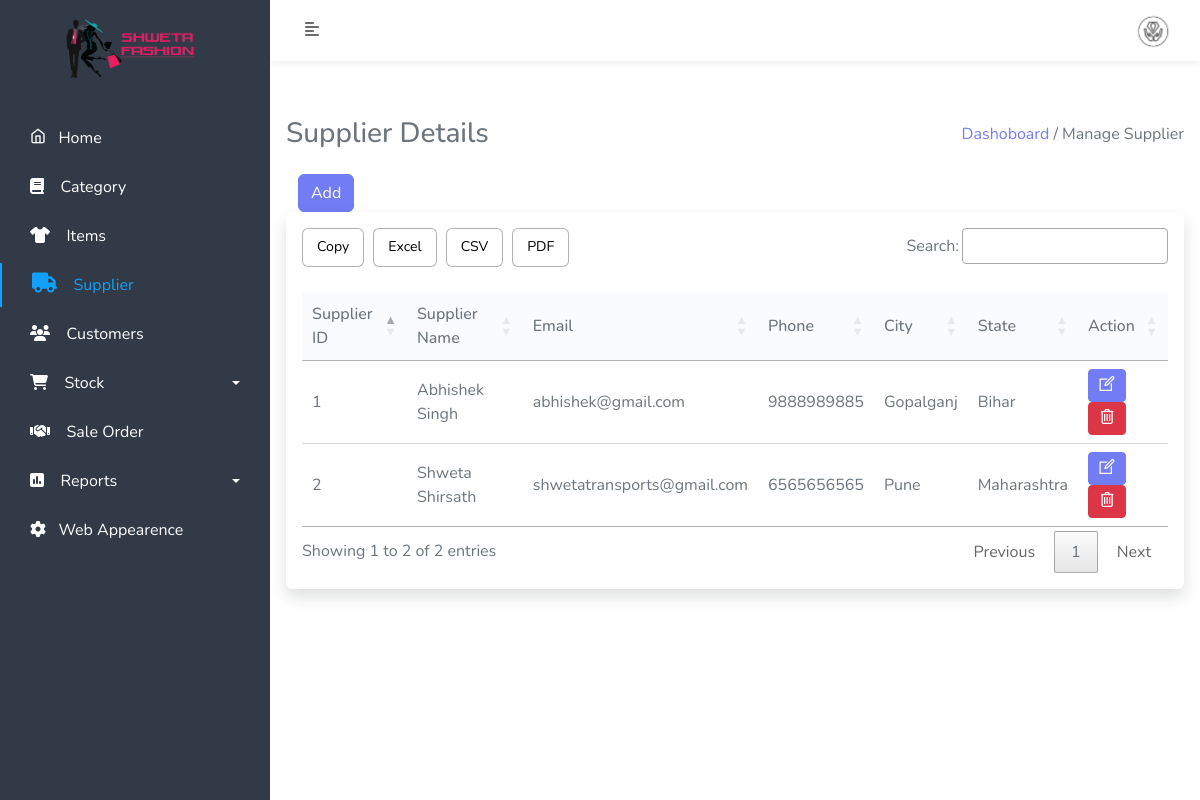
/admin/supplier.php (signed in), run on the app's committed database.
### tables this page shows
CREATE TABLE `manage_website` (
  `id` int(11) NOT NULL,
  `title` varchar(500) NOT NULL,
  `short_title` varchar(500) NOT NULL,
  `footer` text NOT NULL,
  `currency_symbol` text NOT NULL,
  `login_logo` text NOT NULL,
  `website_logo` varchar(500) NOT NULL,
  `background_login_image` text NOT NULL,
  `pay_qrcode` text NOT NULL,
  `terms` longtext NOT NULL,
  `status` int(11) NOT NULL
);

CREATE TABLE `supplier` (
  `sup_id` int(11) NOT NULL,
  `sup_fname` varchar(50) NOT NULL,
  `sup_lname` varchar(50) NOT NULL,
  `sup_email` varchar(50) NOT NULL,
  `sup_mobile` bigint(11) NOT NULL,
  `sup_add` varchar(500) NOT NULL,
  `sup_city` varchar(11) NOT NULL,
  `sup_state` varchar(11) NOT NULL,
  `delete_status` tinyint(2) NOT NULL
);

### admin/supplier.php (the view, shortened to what this page needs)
<?php include('include/sidebar.php'); ?>
<?php include('include/header.php'); ?>
<div class="content-body mb-5 p-3">
    <div class="row">
        <div class="col-md-12">
            <div class="heading mb-4 d-flex align-items-center justify-content-between">
                <h3 class="mb-0">Supplier Details </h3>
                <p class="m-0"><a href="dashboard.php" class="text-primary">Dashoboard </a> <span class="disable">/ Manage Supplier </span></p>
            </div>
        </div>
    </div>
    <section>
        <div class="container">
            <button type="submit" class="btn btn-primary" data-bs-toggle="modal" data-bs-target="#exampleModal">Add</button>
        </div>
    </section>
    <div class="row">
        <div class="col-md-12">
            <div class="card border-0 shadow">
                <div class="card-body">
                    <div class="table-responsive">
                        <table id="example" class="display table-bordered" style="width:100%">
                            <thead>
                                <tr>
                                    <th>Supplier ID</th>
                                    <th>Supplier Name</th>
                                    <th>Email</th>
                                    <th>Phone</th>
                                    <th>City</th>
                                    <th>State</th>
                                    <th>Action</th>
                                </tr>
                            </thead>
                            <tbody>
                                <?php
                                $cnt = 1;
                                $stmt = $db->prepare("select * from supplier where delete_status=0");
                                $stmt->execute();
                                $record = $stmt->fetchAll();
                                foreach ($record as $row) { ?>
                                    <tr>
                                        <td><?php echo $cnt; ?></td>
                                        <td><?php echo $row['sup_fname'] . ' ' . $row['sup_lname']; ?></td>
                                        <td><?php echo $row['sup_email']; ?></td>
                                        <td><?php echo $row['sup_mobile']; ?></td>
                                        <td><?php echo $row['sup_city']; ?></td>
                                        <td><?php echo $row['sup_state']; ?></td>
                                        <td>
                                            <a href="edit-suplier.php?supid=<?php echo $row['sup_id']; ?>" class="btn btn-primary btn-sm "><i class="icon-line-awesome-edit fs-5"></i></a>
                                            <a href="app/sup-crud.php?delid=<?php echo $row['sup_id']; ?>" class="btn btn-danger btn-sm " onclick="return confirm('Do you really want to Delete ?');"><i class="icon-line-awesome-trash-o fs-5"></i></a>
                                        </td>
                                    </tr>
                                <?php
                                    $cnt = $cnt + 1;
                                }  ?>
                            </tbody>
                        </table>
                    </div>
                </div>
            </div>
        </div>
    </div>
</div>
<?php include('include/footer.php'); ?>

### admin/include/sidebar.php (shortened to what this page needs)
<?php include('../assets/constant/config.php'); ?>
<!doctype html>
<html lang="en">
<head>
    <?php
    $stmt = $db->prepare("SELECT * from manage_website");
    $stmt->execute();
    $result = $stmt->fetchAll();
    foreach ($result as $key) {
    ?>
        <link href="../assets/css/bootstrap.min.css" rel="stylesheet">
        <link href="../assets/css/style.css" rel="stylesheet">
        <link href="../assets/css/select2.css" rel="stylesheet">
        <link href="../assets/css/responsive.css" rel="stylesheet">
        <link href="../assets/css/icons.css" rel="stylesheet">
        <link rel="stylesheet" href="https://cdnjs.cloudflare.com/ajax/libs/font-awesome/6.2.1/css/all.min.css" />
        <link href="../assets/css/datatables/jquery.dataTables.min.css" rel="stylesheet">
        <link href="../assets/css/datatables/buttons.dataTables.min.css" rel="stylesheet">
        <link rel="stylesheet" href="https://cdnjs.cloudflare.com/ajax/libs/font-awesome/6.3.0/css/solid.min.css" />
        <link href="https://cdn.jsdelivr.net/npm/select2@4.1.0-rc.0/dist/css/select2.min.css" rel="stylesheet" />
</head>
<body>
    <div class="wrapper">
        <nav id="sidebar">
            <div class="position">
                <div class="sidebar-header">
                    <a href="dashboard.php"><img src="../assets/img/<?php echo $key['login_logo'] ?>" width="150px"></a>
                </div>
            <?php } ?>
            <ul class="list-unstyled components" id="menu">
                <li class="s-item">
                    <a href="dashboard.php"><i class="icon-feather-home"></i>&nbsp;&nbsp;&nbsp;Home</a>
                </li>
                <li class="s-item">
                    <a href="category.php"><i class="fa fa-book"></i>&nbsp;&nbsp;&nbsp; Category</a>
                </li>
                <li class="s-item">
                    <a href="product.php"><i class="fa-solid fa-shirt"></i>&nbsp;&nbsp;&nbsp; Items</a>
                </li>
                <li class="s-item">
                    <a href="supplier.php"><i class="fa-solid fa-truck"></i>&nbsp;&nbsp;&nbsp; Supplier</a>
                </li>
                <li class="s-item">
                    <a href="customer.php"><i class="nav-icon fas fa-users"></i>&nbsp;&nbsp;&nbsp; Customers</a>
                </li>
                <li class="s-item">
                    <a href="#pageReports2" data-bs-toggle="collapse" aria-bs-expanded="false" class="dropdown-toggle"><i class='fas fa-shopping-cart'></i>&nbsp;&nbsp;&nbsp; Stock</a>
                </li>
                <li class="s-item">
                    <a href="sale-order.php" aria-bs-expanded="false"><i class='fas fa-handshake'></i>&nbsp;&nbsp;&nbsp; Sale Order</a>
                </li>
                <li class="s-item">
                    <a href="#pageReports" data-bs-toggle="collapse" aria-bs-expanded="false" class="dropdown-toggle"><i class="fa-sharp fa-solid fa-square-poll-vertical"></i>&nbsp;&nbsp;&nbsp; Reports</a>
                </li>
                <li class="s-item">
                    <a href="manage_website.php"><i class="fa fa-cog"></i>&nbsp;&nbsp;&nbsp;Web Appearence</a>
                </li>
            </ul>
            </div>
        </nav>

### admin/include/header.php (shortened to what this page needs)
<?php include('../assets/constant/config.php');?>
<?php
$stmt = $db->prepare("SELECT admin_photo,admin_email , admin_fname, admin_lname from admin ");
$stmt->execute();
$record = $stmt->fetchAll();
foreach ($record as $key) {
?>
    <div id="content">
        <nav class="navbar navbar-expand-lg navbar-light ">
            <div class="container-fluid">
                <button type="button" id="sidebarCollapse" class="btn text-sidebar bg-turbo-yellow">
                    <i class="fas fa-align-left"></i>
                </button>
                <div class="collapse navbar-collapse" id="navbarSupportedContent">
                    <div class="dropdown ">
		  <a class="" type="button" data-bs-toggle="dropdown" aria-expanded="false">
		   <img src="../assets/img/<?php echo $key['admin_photo'];?>" width="50px" class="rounded-circle">
		  </a>
		</div>
                     <?php } ?>
                </div>
            </div>
        </nav>

### assets/css/style.css (style rules this page uses)
body { font-family:'Nunito', sans-serif; color: #6c757d; }
a, a:hover, a:focus { color: inherit; text-decoration: none; transition: all 0.3s; }
.btn-primary { background-color: #727cf5; border-color: #727cf5; }
.text-primary { color: #727cf5 !important; }
.navbar { padding: 5px 10px; background: #fff; border: none; border-radius: 0px; margin-bottom: 40px; box-shadow: 0px 0px 9px rgb(0 0 0 / 10%); }
.text-sidebar { color: #6b6b6b; }
.wrapper { display: flex; width: 100%; align-items: stretch; }
#sidebar .position { position: fixed; min-width: 270px; max-width: 250px; }
#sidebar { min-width: 270px; max-width: 250px; background: #313a46; color: #272e48; transition: all 0.3s; z-index: 2; }
#sidebar .sidebar-header { padding: 12px; background: #313a46; text-align: center; }
#sidebar ul.components { padding: 20px 0; overflow-y: scroll; height: 100vh; }
#sidebar ul li a { padding: 10px 10px 10px 30px; font-size: 1em; display: block; margin-bottom: 5px; border-radius: 0 20px 20px 0; margin-right: 10px; color: #fff; }
#sidebar ul li.active > a { color: #11a1fd; border-left: 2px solid #11a1fd; }
#sidebar ul li.active > a i { font-size: 20px; }
a[data-bs-toggle=collapse] { position: relative; }
.dropdown-toggle::after { display: block; position: absolute; top: 50%; right: 20px; transform: translateY(-50%); }
#content { width: 100%; min-height: 100vh; transition: all 0.3s; }
tbody, td, tfoot, th, thead, tr { border:0; }
thead { background: #FAFBFE; }

### data on the page
manage_website: login_logo (picture)
supplier: sup_fname "Abhishek", sup_lname "Singh", sup_email "abhishek@gmail.com", sup_mobile "9888989885", sup_city "Gopalganj", sup_state "Bihar"
supplier: sup_fname "Shweta", sup_lname "Shirsath", sup_email "shwetatransports@gmail.com", sup_mobile "6565656565", sup_city "Pune", sup_state "Maharashtra"
